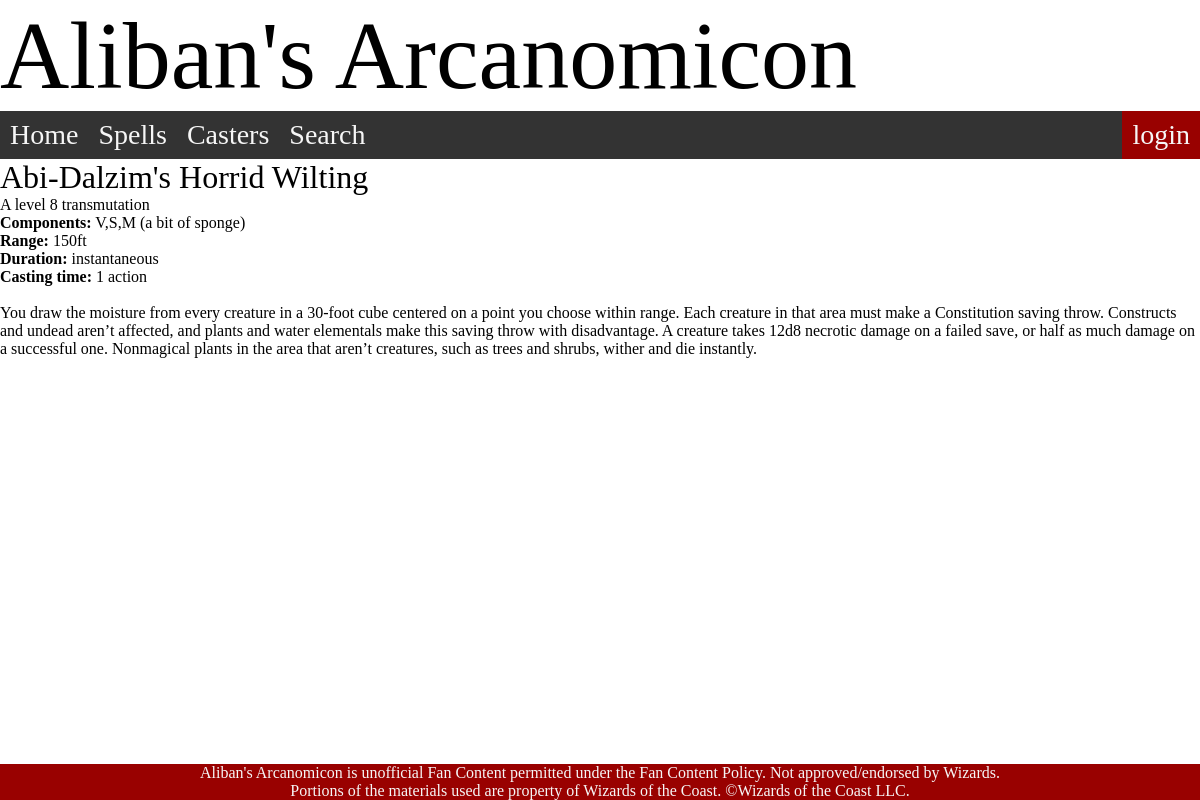
The page /spell/1 on the database its author committed.
### models.py (models this page shows)
class Spell (db.Model): #main table in my database, this is the main table I query for information on all my spells.
    __tablename__ = "Spell"
    id = db.Column(db.Integer, unique = True, primary_key = True)
    name = db.Column(db.String())
    description = db.Column(db.Text)
    level = db.Column(db.Integer)
    components = db.Column(db.String())
    concentration = db.Column(db.Integer)
    ritual = db.Column(db.Integer)
    damage = db.Column(db.String())
    range = db.Column(db.Integer, db.ForeignKey('Range.id'))
    duration = db.Column(db.Integer, db.ForeignKey('Duration.id'))
    castingtime = db.Column(db.Integer, db.ForeignKey('Castingtime.id'))
    school = db.Column(db.Integer, db.ForeignKey('School.id'))
    ranges = db.relationship('Range', backref='spell')
    durations = db.relationship('Duration', backref='spell')
    castingtimes = db.relationship('Castingtime', backref='spell')
    schools = db.relationship('School', backref='school')
    casters = db.relationship('Caster', secondary=SpellCaster, back_populates='spells')
    tags = db.relationship('Tag', secondary=SpellTag, back_populates='spells')
    users = db.relationship('UserSpells', back_populates='spell')

class School (db.Model):
    __tablename__ = "School"
    id = db.Column(db.Integer, primary_key = True)
    name = db.Column(db.String())
    description = db.Column(db.Text)

class Range (db.Model):
    __tablename__ = "Range"
    id = db.Column(db.Integer, primary_key = True)
    name = db.Column(db.String())

class Duration (db.Model):
    __tablename__ = "Duration"
    id = db.Column(db.Integer, primary_key = True)
    name = db.Column(db.String())

class Castingtime (db.Model):
    __tablename__ = "Castingtime"
    id = db.Column(db.Integer, primary_key = True)
    name = db.Column(db.String())

### main.py (the view)
@app.route("/spell/<int:id>") # spell page, shows all information for a single spell (decided by the id in the url)
def spell(id):
    spell = models.Spell.query.filter_by(id=id).first_or_404()
    return render_template("spell.html", spell=spell)

### main.py (called while the page is built)
@app.context_processor
def add_current_user(): # function to create a user session
    if session.get('user'): # if there is user session
        return dict(current_user = models.User.query.get(session['user']))
    return dict(current_user = None)

### templates/spell.html (shortened to what this page needs)
{% extends 'layout.html' %}
{% block content %}
    <h2>
        {{ spell.name }}
    </h2>
    <p>
        {% if spell.level == 0 %}
            A {{ spell.schools.name }} cantrip
        {% else %}
            A level {{ spell.level }} {{ spell.schools.name }}
        {% endif %}
        <br>
        <b>Components:</b> {{ spell.components }} <br>
        <b>Range:</b> {{ spell.ranges.name }} <br>
        <b>Duration:</b>
        {% if spell.concentration == 1 %}
            up to {{ spell.durations.name }} (concentration) <br>
        {% else %}
            {{ spell.durations.name }} <br>
        {% endif %}
        <b>Casting time:</b> {{ spell.castingtimes.name }} <br>
        <br>
        {{ spell.description }}
    </p>
{% endblock content %}

### static/css/style.css (style rules this page uses)
* { margin: 0; padding: 0; box-sizing: border-box; }
h2 { font-family: Mr Eaves; font-weight: normal; font-style: normal; font-size: 2em; }
p { font-family: Scaly Sans; font-weight: normal; font-style: normal; }

### rows shown on the page
Spell: name "Abi-Dalzim's Horrid Wilting", level "8", components "V,S,M (a bit of sponge)", description "You draw the moisture from every creature in a 30-foot cube centered on a point you choose within range. Each creature in that area must make a Constitution saving throw. Constructs and undead aren’t affected, and plants and water elementals make this saving throw with disadvantage. A creature takes 12d8 necrotic damage on a failed save, or half as much damage on a successful one. Nonmagical plants in the area that aren’t creatures, such as trees and shrubs, wither and die instantly."
School: schools.name "transmutation"
Range: ranges.name "150ft"
Duration: durations.name "instantaneous"
Castingtime: castingtimes.name "1 action"
